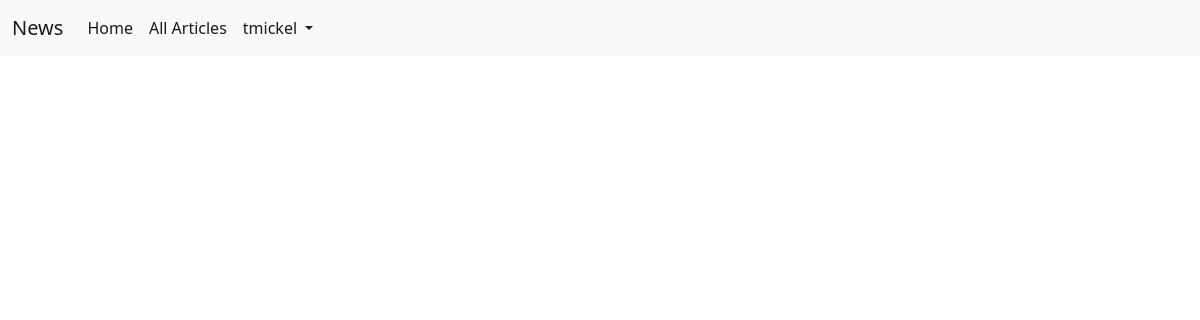
The page /articles/ (signed in) on the database as committed earlier.
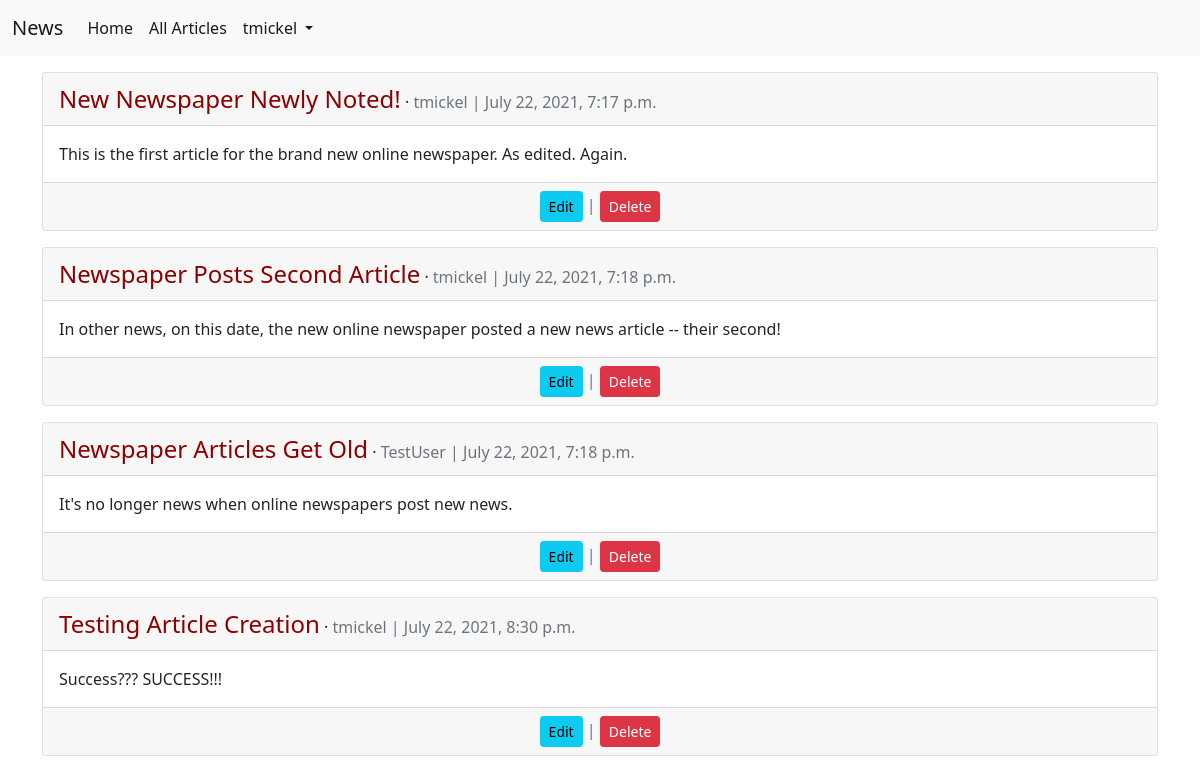
The same page on the database as committed later.
### accounts/models.py (models this page shows)
class CustomUser(AbstractUser):
    age = models.PositiveIntegerField(null=True, blank=True)

### articles/models.py (models this page shows, shortened)
class Article(models.Model):
    title = models.CharField(null = False, max_length=100)
    body = models.TextField(null = False)
    author = models.ForeignKey(
        get_user_model(),
        on_delete=models.CASCADE
    )
    date = models.DateTimeField(auto_now_add=True)

### articles/views.py (the view)
# urls.py: path('', ArticleListView.as_view(), name='article_list'),
class ArticleListView(LoginRequiredMixin, ListView):
    model = Article
    template_name = "article_list.html"

### templates/article_list.html (shortened to what this page needs)
{% extends 'base.html' %}
{% block content %}
    {% for article in object_list %}
        <div class="card" style="margin-top: 1rem; margin-bottom: 1rem;">
            <div class="card-header">
                <span class="font-weight-bold">
                    <a href="{% url 'article_detail' article.pk %}">{{ article.title }}</a> &middot;
                </span>
                <span class="text-muted">
                    {{ article.author }} | {{ article.date }}
                </span>
            </div>
            <div class="card-body">
                {{ article.body }}
            </div>
            <div class="card-footer text-center text-muted">
                <a class="btn btn-info btn-sm" href="{% url 'article_edit' article.pk %}">Edit</a> |
                <a class="btn btn-danger btn-sm" href="{% url 'article_delete' article.pk %}">Delete</a>
            </div>
        </div>
    {% endfor %}
{% endblock content %}

### templates/base.html (shortened to what this page needs)
{% load static %}
<!DOCTYPE html>
<html>
    <head>
        <link href="https://cdn.jsdelivr.net/npm/bootstrap@5.0.2/dist/css/bootstrap.min.css" rel="stylesheet">
        <link rel="stylesheet" href="{% static 'css/base.css' %}">
    </head>
    <body>
        <nav class="navbar navbar-expand-lg navbar-light bg-light">
            <div class="container-fluid">
                <a class="navbar-brand" href="{% url 'home' %}">News</a>
                <div class="collapse navbar-collapse" id="navbarNavDropdown">
                    <ul class="navbar-nav">
                        <li class="nav-item">
                            <a class="nav-link active" aria-current="page" href="{% url 'home' %}">Home</a>
                        </li>
                        <li class="nav-item">
                            <a class="nav-link active" aria-current="page" href="{% url 'article_list' %}">All Articles</a>
                        </li>
                        <li class="nav-item dropdown">
                        {% if user.is_authenticated %}
                            <a class="nav-link dropdown-toggle active" href="#" id="navbarDropdownMenuLink" role="button" data-bs-toggle="dropdown" aria-expanded="false">
                            {{ user.username }}
                            </a>
                        {% endif %}
                        </li>
                    </ul>
                </div>
            </div>
            </nav>
        <main>
            <div class="container">
                {% block content %}
                {% endblock content %}
            </div>
        </main>
    </body>
</html>

### static/css/base.css (style rules this page uses)
.card-header a { color: darkred; text-decoration: none; font-size: 1.5rem; }

Rows that differ between the two databases and show on the page:
added Article: title "New Newspaper Newly Noted!", author "tmickel", date "July 22, 2021, 7:17 p.m.", body "This is the first article for the brand new online newspaper. As edited. Again."
added Article: title "Newspaper Posts Second Article", author "tmickel", date "July 22, 2021, 7:18 p.m.", body "In other news, on this date, the new online newspaper posted a new news article -- their second!"
added Article: title "Newspaper Articles Get Old", author "TestUser", date "July 22, 2021, 7:18 p.m.", body "It's no longer news when online newspapers post new news."
added Article: title "Testing Article Creation", author "tmickel", date "July 22, 2021, 8:30 p.m.", body "Success??? SUCCESS!!!"
